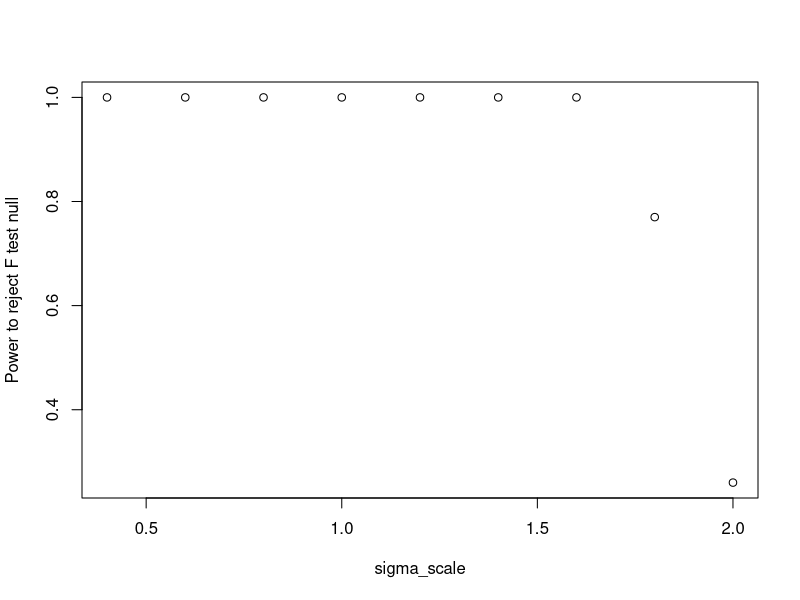
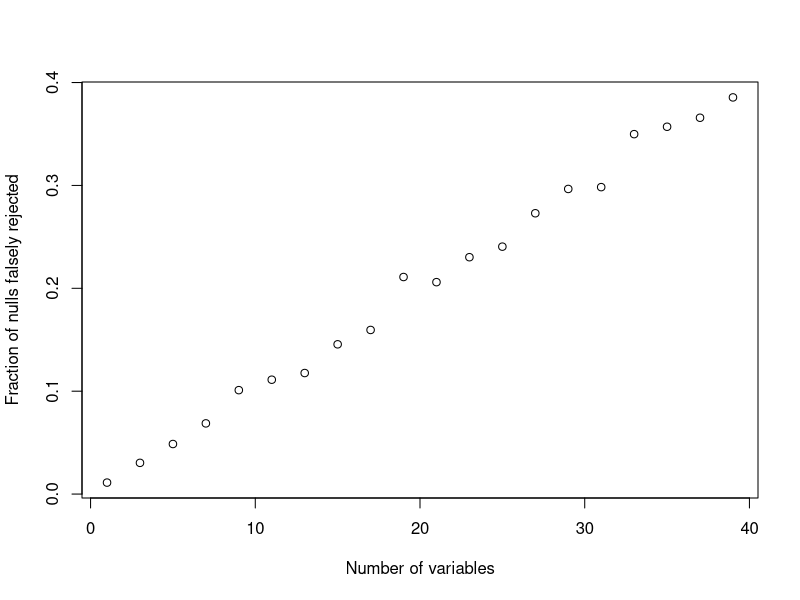
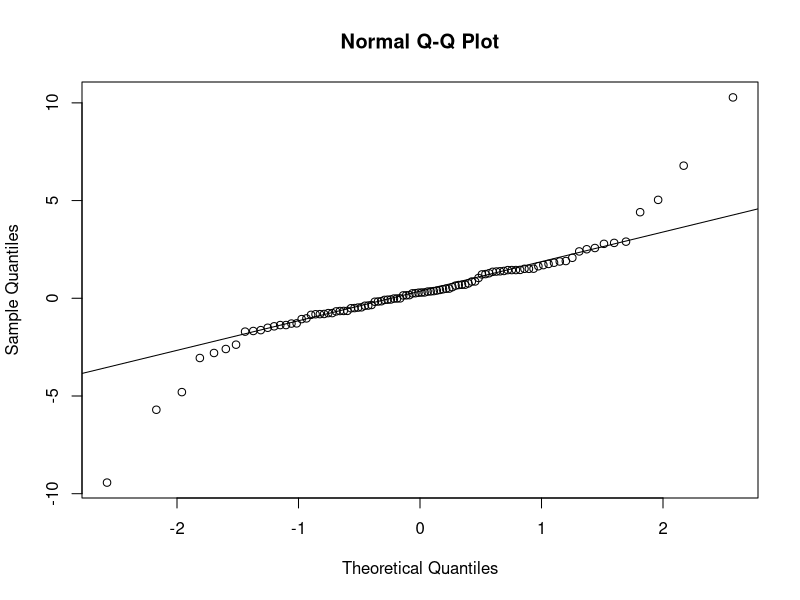
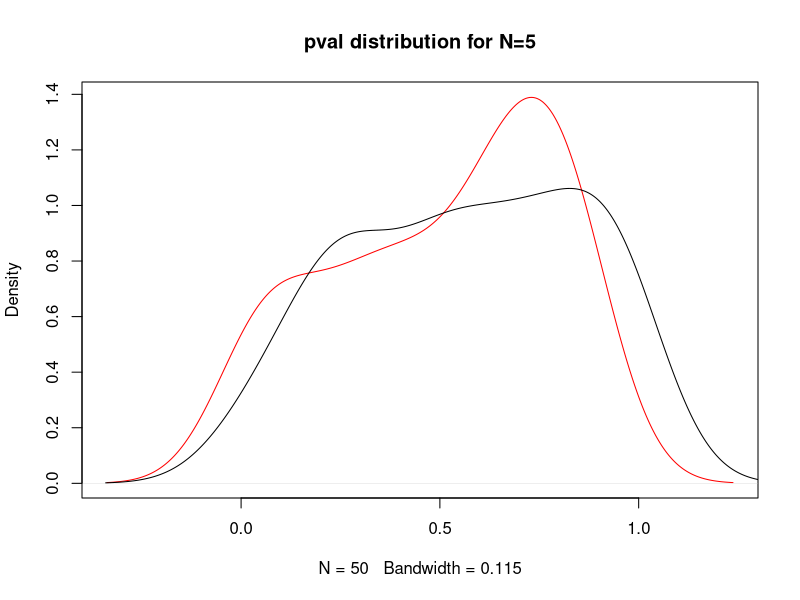
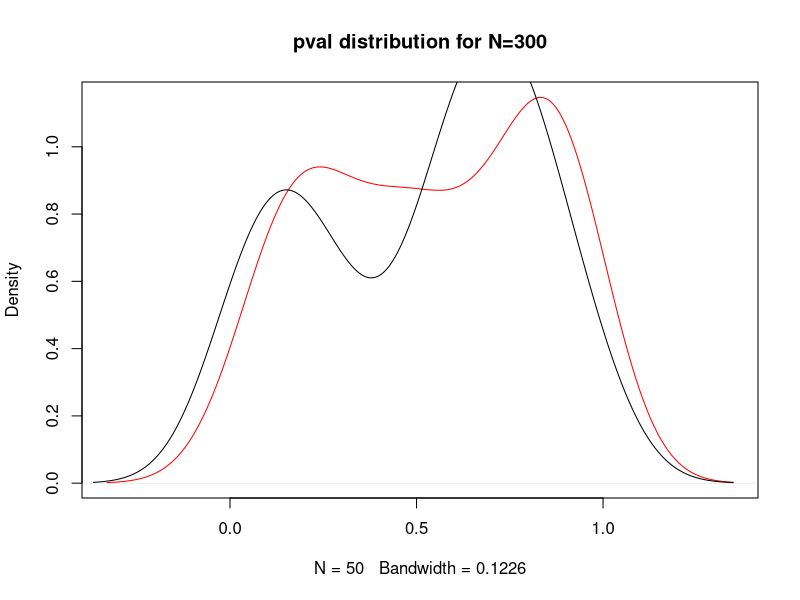

Here is the R script that generated these plots, in order: (Note: this script raises an error after producing the figures.)
## ---- chunk 1
knitr::opts_chunk$set(echo = TRUE)
## ---- chunk 2
# Generate random X with N rows and p columns.
generate_X <- function(N, p) {
  X <- matrix(runif(N * p), nrow=N)

  return(as.data.frame(X))
}
## ---- chunk 3
c
generate_error <- function(X, sigma) {
  return(sigma * rnorm(nrow(X)))
}

# Generate Y using X, beta, and the error.
generate_Y <- function(X, beta, sigma) {
  return(as.matrix(X) %*% beta + generate_error(X, sigma))
}
## ---- chunk 4
# Return the p value for the F test of a linear model.
f_p_value <- function(fit) {
  fstat <- summary(fit)$fstatistic
  
  pf(fstat["value"], fstat["numdf"], fstat["dendf"], lower.tail=FALSE)
}

# Return the R^2 for a linear model fit.
r_squared <- function(fit) {
  summary(fit)$r.squared
}
## ---- chunk 5
beta <- c(-0.2, 0, -0.8)
sigma <- 0.5 # scale teh normal distribution

# What sample sizes should we try?
#sample_sizes <- 10:100
beta_scale <- seq(0.4, 2, by=0.2)
sigma_scale <- seq(0.4, 2, by=0.2)

# For each sample size, what fraction of the tests were significant?
num_significant <- numeric(length(beta_scale))

# How many times should we try at each sample size?
num_trials <- 100
N <- 50

for (jj in seq_along(sigma_scale)) {
 # beta <- beta*beta_scale[jj]/1.0
  sigma <- sigma*sigma_scale[jj]
  
  for (ii in 1:num_trials) {
    X <- generate_X(N, length(beta))
    Y <- generate_Y(X, beta, sigma)
  
    fit <- lm(Y ~ ., data=X) # . means "all columns"
    
    if (f_p_value(fit) <= 0.05) {
      num_significant[jj] <- num_significant[jj] + 1
    }
  }
}

plot(sigma_scale, num_significant / num_trials,
     xlab="sigma_scale", ylab="Power to reject F test null")
## ---- chunk 6
sigma <- 0.5

# Sample size to try -- needs to be bigger than the number of variables
N <- 100

# How many variables to use in our model
num_variables <- seq(1, 40, by=2)

# For each number of variables, what fraction of the tests were significant?
num_significant <- numeric(length(num_variables))

# How many times should we try?
num_trials <- 50

# what is r squared?
rsq <- numeric(length(num_variables))

for (jj in seq_along(num_variables)) {
  p <- num_variables[jj]

  for (ii in 1:num_trials) {
    X <- generate_X(N, p)
    
    # Don't bother using generate_Y, because beta is 0. It would just do a matrix
    # multiplication with 0 for no purpose.
    Y <- generate_error(X, sigma)
    
    fit <- lm(Y ~ ., data=X)
    # stepwise regression 
    #step_fit <- step(fit, trace=0) # do stepwise regression
    
    # calculate r squared
    rsq[jj] <- rsq[jj]+ summary(fit)$r.squared
    
    #if (length(coef(step_fit)) > 1 && f_p_value(step_fit) <= 0.05) {
    # if (length(coef(fit)) > 1 && f_p_value(fit) <= 0.05) {
    #   num_significant[jj] <- num_significant[jj] + 1
    # }
  }
}

rsq <- rsq/num_trials # take the average of all the r squareds
plot(num_variables,rsq,  #num_significant / num_trials,
     xlab="Number of variables", ylab="Fraction of nulls falsely rejected")
## ---- chunk 7
# Generate errors for all X. The errors are t-distributed with 2 degrees of freedom.
generate_error_t <- function(X, sigma) {
  return(sigma * rt(nrow(X), df=2)) # rt generates random deviates.
}
## ---- chunk 8
data <- rt(100, df=2)
qqnorm(data)
qqline(data)
## ---- chunk 9
# https://stackoverflow.com/questions/5587676/pull-out-p-values-and-r-squared-from-a-linear-regression
lmp <- function (modelobject) {
    if (class(modelobject) != "lm") stop("Not an object of class 'lm' ")
    f <- summary(modelobject)$fstatistic
    p <- pf(f[1],f[2],f[3],lower.tail=F)
    attributes(p) <- NULL
    return(p)
}

sigma <- 0.5

# How many variables to use in our model
p <- 3
N <- c(5, 300) # try a large N and small N

# How many times should we try?
num_trials <- 50

for (jj in N) {
  X <- generate_X(jj, p)
  pvals_tdist <- numeric(length(num_trials))
  pvals_ndist <- numeric(length(num_trials))
  for (ii in 1:num_trials) {
    Y_tdist <- generate_error_t(X, sigma)/sqrt(jj)
    #Y_tdist <- Y_tdist/max(Y_tdist) #scale t distribution so it has the same standard deviation
    Y_ndist <- generate_error(X, sigma)
    fit_t <- lm(Y_tdist ~ ., data=X)
    fit_n <- lm(Y_ndist ~ ., data=X)
    
    pvals_tdist[ii] <- f_p_value(fit_t)
    pvals_ndist[ii] <- f_p_value(fit_n)
  }
  # now make a plot of the pvals.
  d <- density(pvals_tdist)
  d2 <- density(pvals_ndist)
  
  plot(d, col = "red", main = paste0("pval distribution for N=", jj))
  lines(d2)
 legend = c("bottomleft", legend= c("tdist", "ndist"))
 # title(main = paste0("pval distribution for N=", jj))
}
## ---- chunk 10
sigma <- 0.5

# For each number of variables, what fraction of the tests were significant?
num_significant <- numeric(length(num_variables))
num_significant_t <- numeric(length(num_variables))
# How many variables to use in our model
p <- 3
N <- seq(p, 500, by=5) # Sample size
n_pvals_tdist <- numeric(length(N))
n_pvals_ndist <- numeric(length(N))

for (jj in length(N)) {
  n <- N[jj]
  for (ii in 1:num_trials) {
    X <- generate_X(n, p)
    
    Y_tdist <- generate_error_t(X, sigma)/sqrt(n)#scale t distribution so it has the same standard deviation 
    Y_ndist <- generate_error(X, sigma)
    
    fit_t <- lm(Y_tdist ~ ., data=X)
    fit_n <- lm(Y_ndist ~ ., data=X)

    if (length(coef(fit_t)) > 1 && f_p_value(fit_t) <= 0.05) {
      num_significant_t[jj] <- num_significan_tt[jj] + 1
    }
    if (length(coef(fit_n)) > 1 && f_p_value(fit_n) <= 0.05) {
      num_significant_t[jj] <- num_significant_t[jj] + 1
    }
  }
}

# Do you observe any differences in the behavior of the hypothesis test?
     #xlab="N", ylab="Density")

# What do the effects of non-normality appear to be on the F test?
plot(N, num_significant_t / num_trials,
     xlab="Number of variables", ylab="Fraction of nulls falsely rejected")
lines(N,num_significant / num_trials)
 legend = c("bottomleft", legend= c("tdist", "ndist"))

